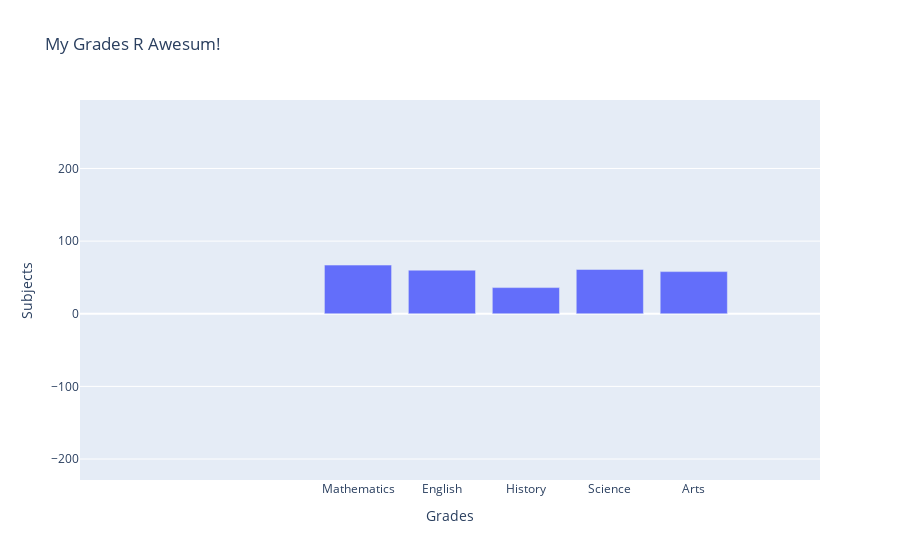

The notebook cell this image was saved under:
### Markdown cell above
To plot with plotly, we need:

- To create a figure
- to add a series (trace)
- label the axis
- show the plot

### Code cell
grade_data = go.Bar(x=grades_df['subjects'], y=grades_df['grades'])
figure = go.Figure()
figure.add_trace(grade_data)
figure.update_layout(
    title='My Grades R Awesum!', 
    xaxis_title='Grades', 
    yaxis_title='Subjects')
figure.show()

### Figure 1 — Plotly figure (JSON) as saved in the notebook; plotly's stock layout.template omitted (floating-point values rounded to 4 significant figures)
{"data": [{"type": "bar", "x": ["Mathematics", "English", "History", "Science", "Arts"], "y": [67, 60, 36, 61, 58]}], "layout": {"autosize": true, "title": {"text": "My Grades R Awesum!"}, "xaxis": {"autorange": false, "range": [-3.312, 5.504], "title": {"text": "Grades"}, "type": "category"}, "yaxis": {"autorange": false, "range": [-228.9, 294.3], "title": {"text": "Subjects"}, "type": "linear"}}}
